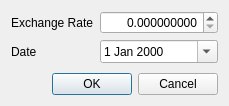
<?xml version="1.0" encoding="UTF-8"?>
<ui version="4.0">
 <class>SetExchangeRateDialog</class>
 <widget class="QDialog" name="SetExchangeRateDialog">
  <property name="windowModality">
   <enum>Qt::WindowModal</enum>
  </property>
  <property name="geometry">
   <rect>
    <x>0</x>
    <y>0</y>
    <width>229</width>
    <height>106</height>
   </rect>
  </property>
  <property name="windowTitle">
   <string>Set Exchange Rate</string>
  </property>
  <layout class="QVBoxLayout" name="verticalLayout">
   <item>
    <layout class="QFormLayout" name="formLayout">
     <item row="0" column="0">
      <widget class="QLabel" name="exchangeRateLabel">
       <property name="text">
        <string>Exchange Rate</string>
       </property>
      </widget>
     </item>
     <item row="1" column="0">
      <widget class="QLabel" name="dateLabel">
       <property name="text">
        <string>Date</string>
       </property>
      </widget>
     </item>
     <item row="0" column="1">
      <widget class="QDoubleSpinBox" name="exchangeRateDoubleSpinBox">
       <property name="alignment">
        <set>Qt::AlignRight|Qt::AlignTrailing|Qt::AlignVCenter</set>
       </property>
       <property name="showGroupSeparator" stdset="0">
        <bool>true</bool>
       </property>
       <property name="decimals">
        <number>9</number>
       </property>
      </widget>
     </item>
     <item row="1" column="1">
      <widget class="QDateEdit" name="dateEdit">
       <property name="locale">
        <locale language="English" country="UnitedKingdom"/>
       </property>
       <property name="calendarPopup">
        <bool>true</bool>
       </property>
      </widget>
     </item>
    </layout>
   </item>
   <item>
    <widget class="QDialogButtonBox" name="buttonBox">
     <property name="standardButtons">
      <set>QDialogButtonBox::Cancel|QDialogButtonBox::Ok</set>
     </property>
    </widget>
   </item>
  </layout>
 </widget>
 <resources/>
 <connections/>
</ui>
